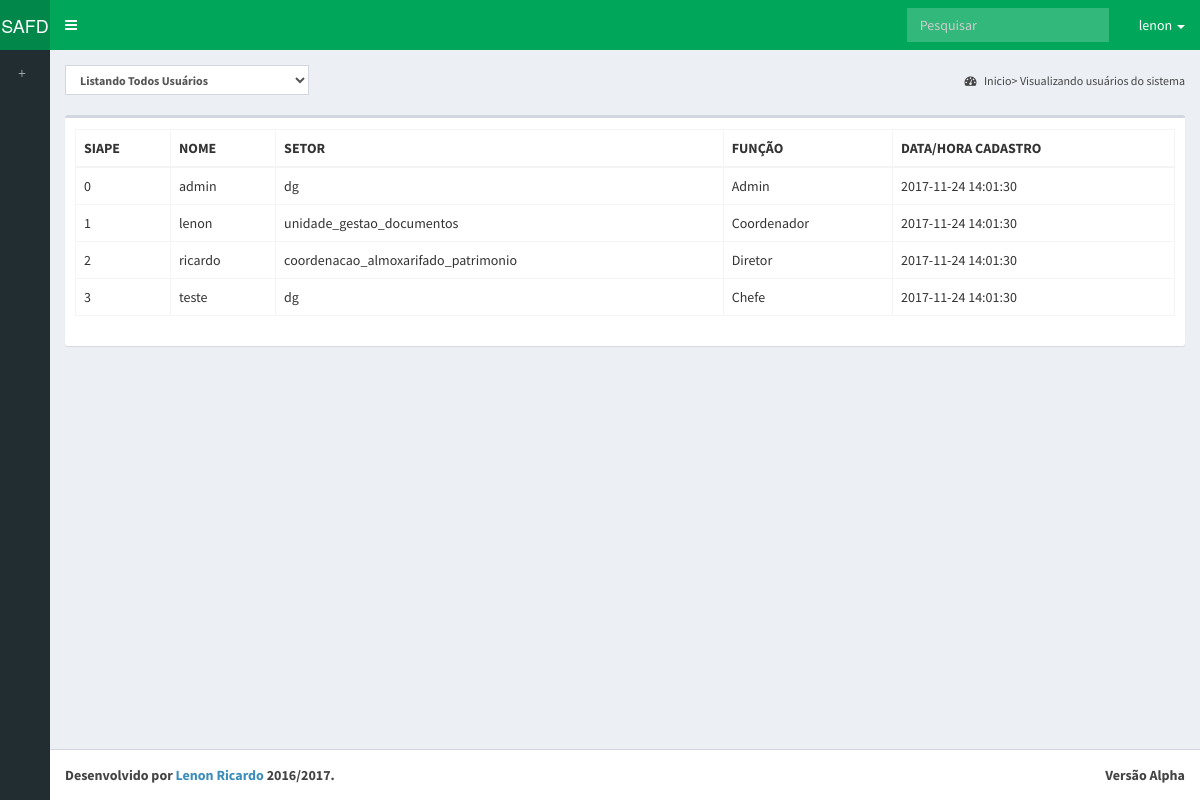
/php/p_visualiza_usuarios.php (signed in), run on the app's committed database.
### tables this page shows
CREATE TABLE IF NOT EXISTS usuario(        
    id_usuario int(10) NOT NULL PRIMARY KEY AUTO_INCREMENT,                               
        estado_usuario binary NOT NULL, 
        login_usuario VARCHAR(50) NOT NULL,
        senha_usuario VARCHAR(50) NOT NULL,
        data_cadastro TIMESTAMP DEFAULT CURRENT_TIMESTAMP,       
        
        id_funcionario int(10) NOT NULL,  
        id_funcao int(10) NOT NULL,  
        id_setor int(10) NOT NULL);

CREATE TABLE IF NOT EXISTS funcionario(        
    id_funcionario int(10) NOT NULL PRIMARY KEY AUTO_INCREMENT,
        siape_funcionario int(10) NOT NULL,
        nome_funcionario VARCHAR(40) NOT NULL,		
        n_portaria_funcionario VARCHAR(40) NOT NULL,
        email_funcionario VARCHAR(40) NOT NULL);

CREATE TABLE IF NOT EXISTS setor(
    id_setor int(10) NOT NULL PRIMARY KEY AUTO_INCREMENT,
	nome_setor VARCHAR(40) NOT NULL);

CREATE TABLE IF NOT EXISTS funcao(    
    id_funcao int(10) NOT NULL PRIMARY KEY AUTO_INCREMENT,        
        descricao_funcao VARCHAR(40) NOT NULL);

### php/visualiza_usuarios.php (the view)
<?php
include 'conexao.php';
$sql = "SELECT login_usuario, estado_usuario, nome_setor, descricao_funcao, siape_funcionario, data_cadastro
        FROM usuario, setor, funcao, funcionario
        WHERE usuario.id_setor = setor.id_setor
        AND usuario.id_funcao = funcao.id_funcao
        AND funcionario.id_funcionario = usuario.id_funcionario";
$result = mysqli_query($con, $sql);
while ($linha = mysqli_fetch_assoc($result))
{
    $visualizar = "<tr>
                        <td>" . $linha['siape_funcionario'] . "</td>" . "
                        <td>" . $linha['login_usuario'] . "</td>" . "
                        <td>" . $linha['nome_setor'] . "</td>" . "
                        <td>" . $linha['descricao_funcao'] . "</td>" . "
                        <td>" . $linha['data_cadastro'] . "</td>" . "
                    </tr>";
    echo $visualizar;
}
?>

### data on the page
usuario: id_funcionario.siape_funcionario "0", login_usuario "admin", id_setor.nome_setor "dg", id_funcao.descricao_funcao "Admin", data_cadastro "2017-11-24 14:01:30"
usuario: id_funcionario.siape_funcionario "1", login_usuario "lenon", id_setor.nome_setor "unidade_gestao_documentos", id_funcao.descricao_funcao "Coordenador", data_cadastro "2017-11-24 14:01:30"
usuario: id_funcionario.siape_funcionario "2", login_usuario "ricardo", id_setor.nome_setor "coordenacao_almoxarifado_patrimonio", id_funcao.descricao_funcao "Diretor", data_cadastro "2017-11-24 14:01:30"
usuario: id_funcionario.siape_funcionario "3", login_usuario "teste", id_setor.nome_setor "dg", id_funcao.descricao_funcao "Chefe", data_cadastro "2017-11-24 14:01:30"

### other printed values
$_SESSION["usuario"] "lenon"
